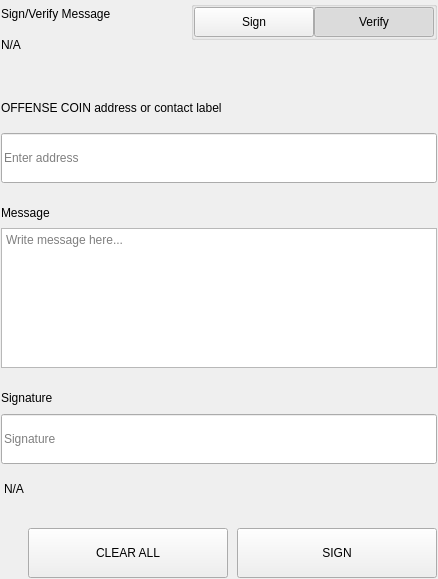
<?xml version="1.0" encoding="UTF-8"?>
<ui version="4.0">
 <class>SettingsSignMessageWidgets</class>
 <widget class="QWidget" name="SettingsSignMessageWidgets">
  <property name="geometry">
   <rect>
    <x>0</x>
    <y>0</y>
    <width>438</width>
    <height>579</height>
   </rect>
  </property>
  <property name="windowTitle">
   <string notr="true">N/A</string>
  </property>
  <layout class="QVBoxLayout" name="verticalLayout">
   <property name="spacing">
    <number>0</number>
   </property>
   <property name="leftMargin">
    <number>0</number>
   </property>
   <property name="topMargin">
    <number>0</number>
   </property>
   <property name="rightMargin">
    <number>0</number>
   </property>
   <property name="bottomMargin">
    <number>0</number>
   </property>
   <item>
    <widget class="QWidget" name="left" native="true">
     <layout class="QVBoxLayout" name="verticalLayout_3">
      <property name="leftMargin">
       <number>0</number>
      </property>
      <property name="topMargin">
       <number>0</number>
      </property>
      <property name="rightMargin">
       <number>0</number>
      </property>
      <property name="bottomMargin">
       <number>0</number>
      </property>
      <item>
       <widget class="QWidget" name="container_sign" native="true">
        <layout class="QVBoxLayout" name="verticalLayout_2">
         <property name="spacing">
          <number>0</number>
         </property>
         <property name="leftMargin">
          <number>1</number>
         </property>
         <property name="topMargin">
          <number>1</number>
         </property>
         <property name="rightMargin">
          <number>1</number>
         </property>
         <property name="bottomMargin">
          <number>1</number>
         </property>
         <item>
          <layout class="QHBoxLayout" name="horizontalLayout_3" stretch="3,1">
           <property name="spacing">
            <number>40</number>
           </property>
           <item>
            <layout class="QVBoxLayout" name="verticalLayoutTitle">
             <property name="spacing">
              <number>5</number>
             </property>
             <item>
              <widget class="QLabel" name="labelTitle">
               <property name="text">
                <string>Sign/Verify Message</string>
               </property>
              </widget>
             </item>
             <item>
              <widget class="QLabel" name="labelSubtitle1">
               <property name="text">
                <string notr="true">N/A</string>
               </property>
               <property name="wordWrap">
                <bool>true</bool>
               </property>
              </widget>
             </item>
            </layout>
           </item>
           <item alignment="Qt::AlignRight|Qt::AlignTop">
            <widget class="QWidget" name="containerSwitch" native="true">
             <property name="styleSheet">
              <string notr="true">#containerSwitch{
	padding-top:9px;
}</string>
             </property>
             <layout class="QVBoxLayout" name="verticalLayout_6">
              <property name="spacing">
               <number>4</number>
              </property>
              <property name="leftMargin">
               <number>0</number>
              </property>
              <property name="topMargin">
               <number>0</number>
              </property>
              <property name="rightMargin">
               <number>0</number>
              </property>
              <property name="bottomMargin">
               <number>0</number>
              </property>
              <item alignment="Qt::AlignRight">
               <widget class="QGroupBox" name="groupBox">
                <property name="sizePolicy">
                 <sizepolicy hsizetype="Fixed" vsizetype="Preferred">
                  <horstretch>0</horstretch>
                  <verstretch>0</verstretch>
                 </sizepolicy>
                </property>
                <property name="title">
                 <string/>
                </property>
                <property name="alignment">
                 <set>Qt::AlignRight|Qt::AlignTop|Qt::AlignTrailing</set>
                </property>
                <layout class="QHBoxLayout" name="horizontalLayout_4">
                 <property name="spacing">
                  <number>0</number>
                 </property>
                 <property name="leftMargin">
                  <number>0</number>
                 </property>
                 <property name="topMargin">
                  <number>0</number>
                 </property>
                 <property name="rightMargin">
                  <number>0</number>
                 </property>
                 <property name="bottomMargin">
                  <number>0</number>
                 </property>
                 <item>
                  <widget class="QPushButton" name="pushSign">
                   <property name="minimumSize">
                    <size>
                     <width>120</width>
                     <height>30</height>
                    </size>
                   </property>
                   <property name="maximumSize">
                    <size>
                     <width>120</width>
                     <height>30</height>
                    </size>
                   </property>
                   <property name="focusPolicy">
                    <enum>Qt::NoFocus</enum>
                   </property>
                   <property name="text">
                    <string>Sign</string>
                   </property>
                   <property name="checkable">
                    <bool>true</bool>
                   </property>
                   <property name="autoExclusive">
                    <bool>true</bool>
                   </property>
                  </widget>
                 </item>
                 <item>
                  <widget class="QPushButton" name="pushVerify">
                   <property name="minimumSize">
                    <size>
                     <width>120</width>
                     <height>30</height>
                    </size>
                   </property>
                   <property name="maximumSize">
                    <size>
                     <width>120</width>
                     <height>30</height>
                    </size>
                   </property>
                   <property name="focusPolicy">
                    <enum>Qt::NoFocus</enum>
                   </property>
                   <property name="text">
                    <string>Verify</string>
                   </property>
                   <property name="checkable">
                    <bool>true</bool>
                   </property>
                   <property name="checked">
                    <bool>true</bool>
                   </property>
                   <property name="autoExclusive">
                    <bool>true</bool>
                   </property>
                  </widget>
                 </item>
                </layout>
               </widget>
              </item>
              <item alignment="Qt::AlignHCenter|Qt::AlignTop">
               <widget class="QLabel" name="labelSubtitleSwitch">
                <property name="text">
                 <string/>
                </property>
                <property name="alignment">
                 <set>Qt::AlignRight|Qt::AlignTrailing|Qt::AlignVCenter</set>
                </property>
               </widget>
              </item>
             </layout>
            </widget>
           </item>
          </layout>
         </item>
         <item>
          <spacer name="verticalSpacer_2">
           <property name="orientation">
            <enum>Qt::Vertical</enum>
           </property>
           <property name="sizeType">
            <enum>QSizePolicy::Fixed</enum>
           </property>
           <property name="sizeHint" stdset="0">
            <size>
             <width>20</width>
             <height>40</height>
            </size>
           </property>
          </spacer>
         </item>
         <item>
          <widget class="QWidget" name="containerAddress" native="true">
           <property name="sizePolicy">
            <sizepolicy hsizetype="Preferred" vsizetype="Fixed">
             <horstretch>0</horstretch>
             <verstretch>0</verstretch>
            </sizepolicy>
           </property>
           <layout class="QVBoxLayout" name="verticalLayout_5" stretch="0,0">
            <property name="spacing">
             <number>15</number>
            </property>
            <property name="leftMargin">
             <number>0</number>
            </property>
            <property name="topMargin">
             <number>0</number>
            </property>
            <property name="rightMargin">
             <number>0</number>
            </property>
            <property name="bottomMargin">
             <number>0</number>
            </property>
            <item>
             <widget class="QLabel" name="labelSubtitleAddress">
              <property name="minimumSize">
               <size>
                <width>0</width>
                <height>20</height>
               </size>
              </property>
              <property name="maximumSize">
               <size>
                <width>16777215</width>
                <height>20</height>
               </size>
              </property>
              <property name="text">
               <string>OFFENSE COIN address or contact label</string>
              </property>
             </widget>
            </item>
            <item>
             <widget class="QLineEdit" name="addressIn_SM">
              <property name="minimumSize">
               <size>
                <width>0</width>
                <height>50</height>
               </size>
              </property>
              <property name="maximumSize">
               <size>
                <width>16777215</width>
                <height>50</height>
               </size>
              </property>
              <property name="placeholderText">
               <string>Enter address</string>
              </property>
             </widget>
            </item>
           </layout>
          </widget>
         </item>
         <item>
          <spacer name="verticalSpacer_3">
           <property name="orientation">
            <enum>Qt::Vertical</enum>
           </property>
           <property name="sizeType">
            <enum>QSizePolicy::Fixed</enum>
           </property>
           <property name="sizeHint" stdset="0">
            <size>
             <width>20</width>
             <height>20</height>
            </size>
           </property>
          </spacer>
         </item>
         <item>
          <layout class="QVBoxLayout" name="verticalLayout_9">
           <property name="spacing">
            <number>5</number>
           </property>
           <item>
            <widget class="QLabel" name="labelSubtitleMessage">
             <property name="minimumSize">
              <size>
               <width>0</width>
               <height>20</height>
              </size>
             </property>
             <property name="maximumSize">
              <size>
               <width>16777215</width>
               <height>20</height>
              </size>
             </property>
             <property name="text">
              <string>Message</string>
             </property>
            </widget>
           </item>
           <item>
            <widget class="QPlainTextEdit" name="messageIn_SM">
             <property name="minimumSize">
              <size>
               <width>0</width>
               <height>140</height>
              </size>
             </property>
             <property name="maximumSize">
              <size>
               <width>16777215</width>
               <height>140</height>
              </size>
             </property>
             <property name="placeholderText">
              <string>Write message here...</string>
             </property>
            </widget>
           </item>
          </layout>
         </item>
         <item>
          <spacer name="verticalSpacer_4">
           <property name="orientation">
            <enum>Qt::Vertical</enum>
           </property>
           <property name="sizeType">
            <enum>QSizePolicy::Fixed</enum>
           </property>
           <property name="sizeHint" stdset="0">
            <size>
             <width>20</width>
             <height>20</height>
            </size>
           </property>
          </spacer>
         </item>
         <item>
          <widget class="QWidget" name="widget" native="true">
           <property name="minimumSize">
            <size>
             <width>0</width>
             <height>75</height>
            </size>
           </property>
           <property name="maximumSize">
            <size>
             <width>16777215</width>
             <height>16777215</height>
            </size>
           </property>
           <layout class="QVBoxLayout" name="verticalLayout_4">
            <property name="leftMargin">
             <number>0</number>
            </property>
            <property name="topMargin">
             <number>0</number>
            </property>
            <property name="rightMargin">
             <number>0</number>
            </property>
            <property name="bottomMargin">
             <number>0</number>
            </property>
            <item>
             <widget class="QLabel" name="labelSubtitleSignature">
              <property name="minimumSize">
               <size>
                <width>0</width>
                <height>20</height>
               </size>
              </property>
              <property name="maximumSize">
               <size>
                <width>16777215</width>
                <height>20</height>
               </size>
              </property>
              <property name="text">
               <string>Signature</string>
              </property>
             </widget>
            </item>
            <item>
             <widget class="QLineEdit" name="signatureOut_SM">
              <property name="minimumSize">
               <size>
                <width>0</width>
                <height>50</height>
               </size>
              </property>
              <property name="placeholderText">
               <string>Signature</string>
              </property>
             </widget>
            </item>
           </layout>
          </widget>
         </item>
         <item>
          <widget class="QLabel" name="statusLabel_SM">
           <property name="styleSheet">
            <string notr="true">padding-top:5px;</string>
           </property>
           <property name="text">
            <string notr="true">N/A</string>
           </property>
          </widget>
         </item>
         <item>
          <spacer name="verticalSpacer">
           <property name="orientation">
            <enum>Qt::Vertical</enum>
           </property>
           <property name="sizeType">
            <enum>QSizePolicy::Fixed</enum>
           </property>
           <property name="sizeHint" stdset="0">
            <size>
             <width>20</width>
             <height>20</height>
            </size>
           </property>
          </spacer>
         </item>
         <item>
          <layout class="QHBoxLayout" name="horizontalLayout_7">
           <property name="spacing">
            <number>9</number>
           </property>
           <item>
            <spacer name="horizontalSpacer_5">
             <property name="orientation">
              <enum>Qt::Horizontal</enum>
             </property>
             <property name="sizeType">
              <enum>QSizePolicy::Expanding</enum>
             </property>
             <property name="sizeHint" stdset="0">
              <size>
               <width>40</width>
               <height>20</height>
              </size>
             </property>
            </spacer>
           </item>
           <item>
            <widget class="QPushButton" name="pushButtonClear">
             <property name="minimumSize">
              <size>
               <width>200</width>
               <height>50</height>
              </size>
             </property>
             <property name="focusPolicy">
              <enum>Qt::NoFocus</enum>
             </property>
             <property name="text">
              <string>CLEAR ALL</string>
             </property>
            </widget>
           </item>
           <item>
            <widget class="QPushButton" name="pushButtonSave">
             <property name="minimumSize">
              <size>
               <width>200</width>
               <height>50</height>
              </size>
             </property>
             <property name="maximumSize">
              <size>
               <width>200</width>
               <height>50</height>
              </size>
             </property>
             <property name="focusPolicy">
              <enum>Qt::NoFocus</enum>
             </property>
             <property name="text">
              <string>SIGN</string>
             </property>
            </widget>
           </item>
          </layout>
         </item>
        </layout>
       </widget>
      </item>
     </layout>
    </widget>
   </item>
  </layout>
 </widget>
 <resources/>
 <connections/>
</ui>
